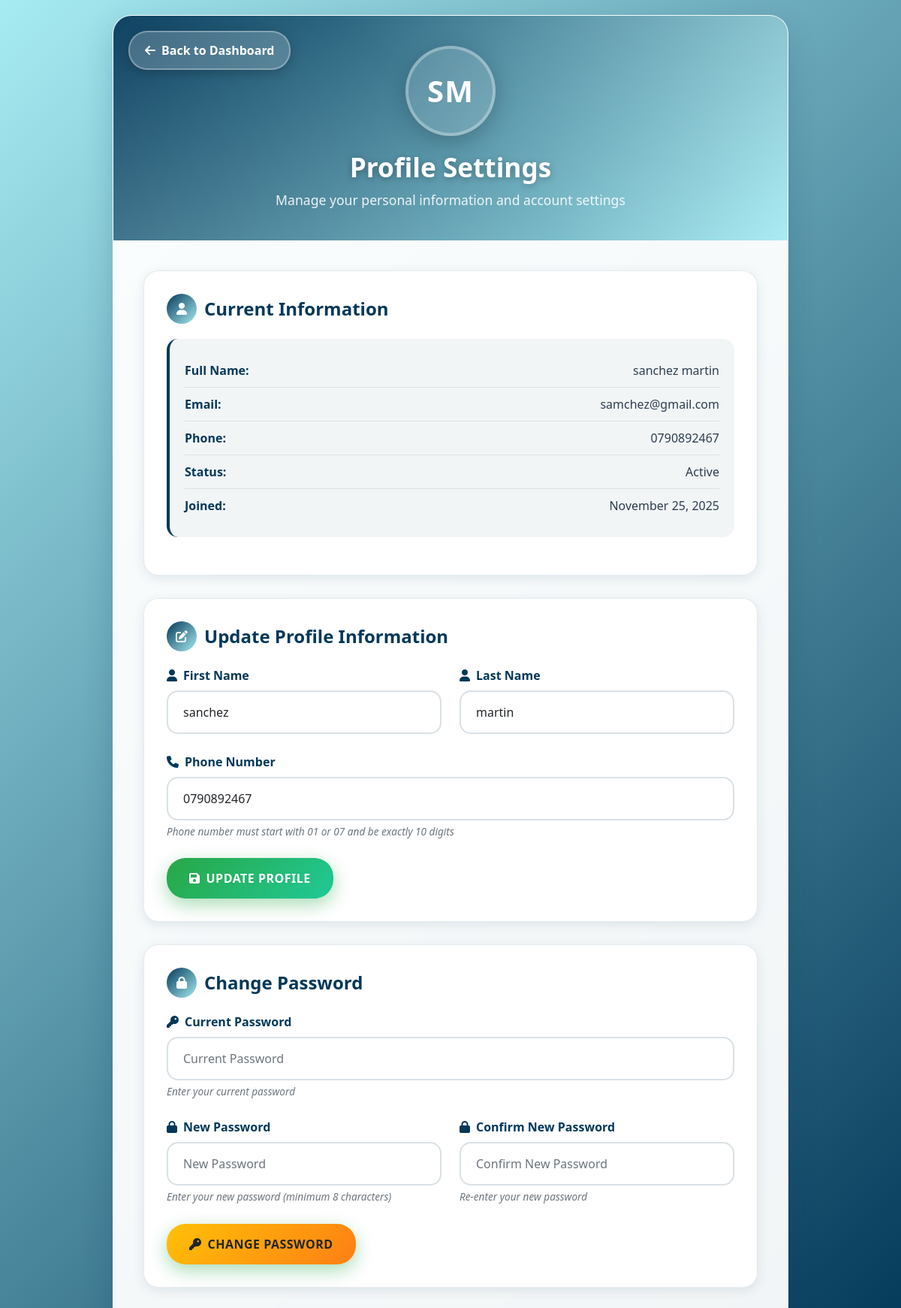
Screenshot of /washers/profile/ (signed in) with the database file from the repository.
### washers/models.py (models this page shows, shortened)
class Washer(models.Model):
    STATUS_CHOICES = [
        ('active', 'Active'),
        ('inactive', 'Inactive'),
        ('on_break', 'On Break'),
    ]
    washer_id = models.AutoField(primary_key=True)
    email = models.EmailField(max_length=255, unique=True)
    password_hash = models.CharField(max_length=255)
    first_name = models.CharField(max_length=100)
    last_name = models.CharField(max_length=100)
    phone = models.CharField(max_length=20, blank=False, null=False)
    is_available = models.BooleanField(default=True)
    hourly_rate = models.DecimalField(max_digits=10, decimal_places=2, blank=True, null=True)
    date_hired = models.DateTimeField(auto_now_add=True)
    status = models.CharField(max_length=20, choices=STATUS_CHOICES, default='active')
    class Meta:
        db_table = 'washers'
    def __str__(self):
        return f"{self.first_name} {self.last_name}"

### washers/views.py (the view, shortened to what this page needs)
# urls.py: path('profile/', views.washer_profile_view, name='profile'),
def washer_profile_view(request):
    if 'washer_id' not in request.session:
        messages.error(request, 'Please log in to access this page.')
        return redirect('washers:login')
    washer_id = request.session.get('washer_id')
    try:
        washer = Washer.objects.get(washer_id=washer_id)
    except Washer.DoesNotExist:
        messages.error(request, 'Washer account not found.')
        return redirect('washers:login')
    from .forms import WasherProfileForm, WasherPasswordChangeForm
    profile_form = WasherProfileForm(instance=washer)
    password_form = WasherPasswordChangeForm(washer=washer)
    context = {
        'washer': washer,
        'profile_form': profile_form,
        'password_form': password_form,
        'washer_name': request.session.get('washer_name', 'Washer'),
    }
    return render(request, 'washers/profile.html', context)

### washers/forms.py (shortened to what this page needs)
class WasherProfileForm(forms.ModelForm):
    class Meta:
        model = Washer
        fields = ['first_name', 'last_name', 'phone']
        widgets = {
            'first_name': forms.TextInput(attrs={
                'class': 'form-control',
                'placeholder': 'First Name'
            }),
            'last_name': forms.TextInput(attrs={
                'class': 'form-control',
                'placeholder': 'Last Name'
            }),
            'phone': forms.TextInput(attrs={
                'class': 'form-control',
                'placeholder': 'Phone Number'
            }),
        }

class WasherPasswordChangeForm(forms.Form):
    current_password = forms.CharField(
        widget=forms.PasswordInput(attrs={
            'class': 'form-control',
            'placeholder': 'Current Password',
            'required': True
        }),
        help_text="Enter your current password",
        required=True
    )
    new_password = forms.CharField(
        widget=forms.PasswordInput(attrs={
            'class': 'form-control',
            'placeholder': 'New Password',
            'required': True
        }),
        help_text="Enter your new password (minimum 8 characters)",
        required=True
    )
    confirm_password = forms.CharField(
        widget=forms.PasswordInput(attrs={
            'class': 'form-control',
            'placeholder': 'Confirm New Password',
            'required': True
        }),
        help_text="Re-enter your new password",
        required=True
    )
    def __init__(self, *args, **kwargs):
        self.washer = kwargs.pop('washer', None)
        print(f"WasherPasswordChangeForm initialized with washer: {self.washer}")
        print(f"Args: {args}, Kwargs: {kwargs}")
        super().__init__(*args, **kwargs)

### washers/templates/washers/profile.html (shortened to what this page needs)
<!DOCTYPE html>
<html lang="en">
<head>
    <link href="https://cdn.jsdelivr.net/npm/bootstrap@5.1.3/dist/css/bootstrap.min.css" rel="stylesheet">
    <link href="https://cdnjs.cloudflare.com/ajax/libs/font-awesome/6.0.0/css/all.min.css" rel="stylesheet">
    <link href="https://unpkg.com/aos@2.3.1/dist/aos.css" rel="stylesheet">
</head>
<body>
    <div class="profile-container">
        <div class="profile-card">
            <div class="profile-header" data-aos="fade-down">
                <a href="{% url 'washers:dashboard' %}" class="back-btn" onclick="console.log('Back button clicked');">
                    <i class="fas fa-arrow-left me-2"></i>Back to Dashboard
                </a>
                <div class="header-content">
                    <div class="profile-avatar">
                        {{ washer.first_name|first }}{{ washer.last_name|first }}
                    </div>
                    <h2>Profile Settings</h2>
                    <p>Manage your personal information and account settings</p>
                </div>
            </div>
            <div class="profile-content">
                <div class="section-card fade-in" data-aos="fade-up" data-aos-delay="100">
                    <div class="section-title">
                        <i class="fas fa-user"></i>
                        Current Information
                    </div>
                    <div class="info-display">
                        <div class="info-item">
                            <span class="info-label">Full Name:</span>
                            <span class="info-value">{{ washer.first_name }} {{ washer.last_name }}</span>
                        </div>
                        <div class="info-item">
                            <span class="info-label">Email:</span>
                            <span class="info-value">{{ washer.email }}</span>
                        </div>
                        <div class="info-item">
                            <span class="info-label">Phone:</span>
                            <span class="info-value">{{ washer.phone }}</span>
                        </div>
                        <div class="info-item">
                            <span class="info-label">Status:</span>
                            <span class="info-value">{{ washer.status|title }}</span>
                        </div>
                        <div class="info-item">
                            <span class="info-label">Joined:</span>
                            <span class="info-value">{{ washer.date_hired|date:"F d, Y" }}</span>
                        </div>
                    </div>
                </div>
                <div class="section-card fade-in" data-aos="fade-up" data-aos-delay="200">
                    <div class="section-title">
                        <i class="fas fa-edit"></i>
                        Update Profile Information
                    </div>
                    <form method="post">
                        <div class="row">
                            <div class="col-md-6">
                                <div class="form-group">
                                    <label for="{{ profile_form.first_name.id_for_label }}" class="form-label">
                                        <i class="fas fa-user me-2"></i>First Name
                                    </label>
                                    {{ profile_form.first_name }}
                                </div>
                            </div>
                            <div class="col-md-6">
                                <div class="form-group">
                                    <label for="{{ profile_form.last_name.id_for_label }}" class="form-label">
                                        <i class="fas fa-user me-2"></i>Last Name
                                    </label>
                                    {{ profile_form.last_name }}
                                </div>
                            </div>
                        </div>
                        <div class="form-group">
                            <label for="{{ profile_form.phone.id_for_label }}" class="form-label">
                                <i class="fas fa-phone me-2"></i>Phone Number
                            </label>
                            {{ profile_form.phone }}
                            <div class="help-text">Phone number must start with 01 or 07 and be exactly 10 digits</div>
                        </div>
                        <button type="submit" name="update_profile" class="btn-update">
                            <i class="fas fa-save me-2"></i>Update Profile
                        </button>
                    </form>
                </div>
                <div class="section-card fade-in" data-aos="fade-up" data-aos-delay="300">
                    <div class="section-title">
                        <i class="fas fa-lock"></i>
                        Change Password
                    </div>
                    <form method="post">
                        <div class="form-group">
                            <label for="{{ password_form.current_password.id_for_label }}" class="form-label">
                                <i class="fas fa-key me-2"></i>Current Password
                            </label>
                            {{ password_form.current_password }}
                            <div class="help-text">{{ password_form.current_password.help_text }}</div>
                        </div>
                        <div class="row">
                            <div class="col-md-6">
                                <div class="form-group">
                                    <label for="{{ password_form.new_password.id_for_label }}" class="form-label">
                                        <i class="fas fa-lock me-2"></i>New Password
                                    </label>
                                    {{ password_form.new_password }}
                                    <div class="help-text">{{ password_form.new_password.help_text }}</div>
                                </div>
                            </div>
                            <div class="col-md-6">
                                <div class="form-group">
                                    <label for="{{ password_form.confirm_password.id_for_label }}" class="form-label">
                                        <i class="fas fa-lock me-2"></i>Confirm New Password
                                    </label>
                                    {{ password_form.confirm_password }}
                                    <div class="help-text">{{ password_form.confirm_password.help_text }}</div>
                                </div>
                            </div>
                        </div>
                        <button type="submit" name="change_password" class="btn-update btn-change-password" onclick="console.log('Password change form submitted');">
                            <i class="fas fa-key me-2"></i>Change Password
                        </button>
                    </form>
                </div>
            </div>
        </div>
    </div>
</body>
</html>

### rows the page displays
Washer: first_name|first "S", last_name|first "M", first_name "sanchez", last_name "martin", email "samchez@gmail.com", phone "0790892467", status "Active", date_hired "November 25, 2025"

### other values shown
{{ password_form.current_password.help_text }} "Enter your current password"
{{ password_form.new_password.help_text }} "Enter your new password (minimum 8 characters)"
{{ password_form.confirm_password.help_text }} "Re-enter your new password"
